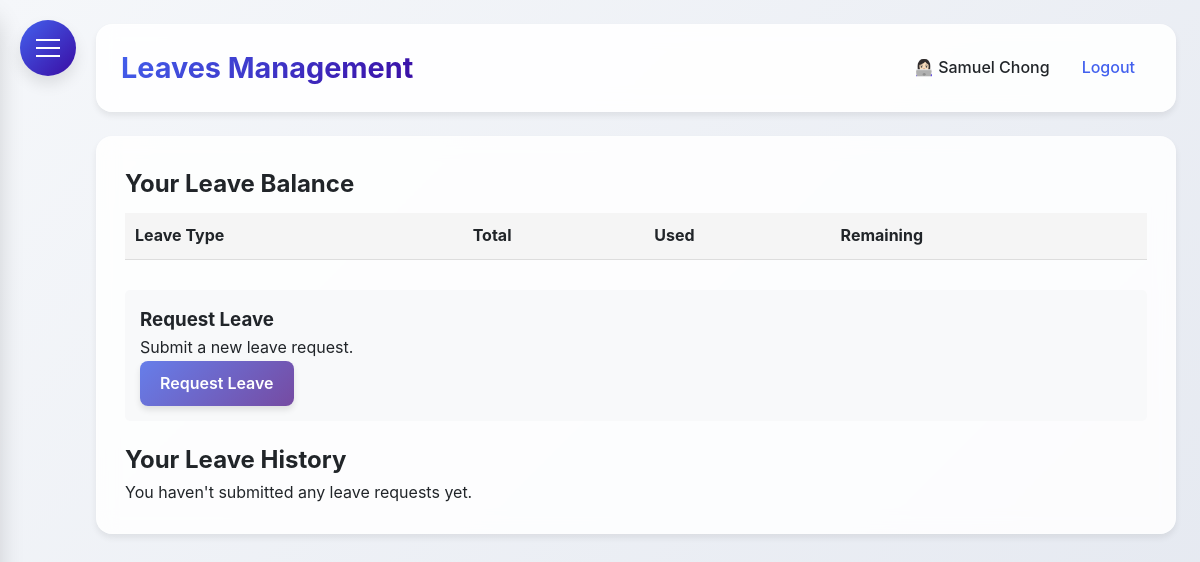
The app's page /leaves (signed in), older data.
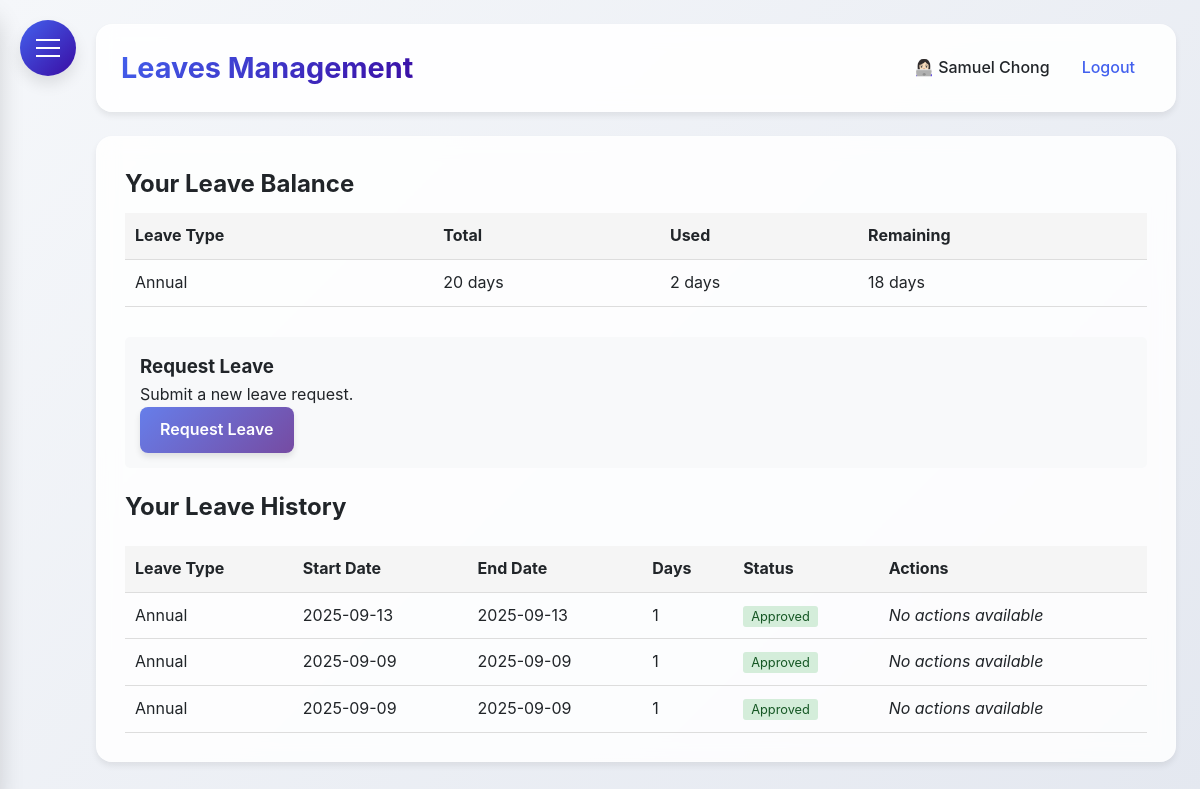
The same page, newer data.
### HerculesSystem.py (models this page shows, shortened)
class Employee(UserMixin, db.Model):
    id = db.Column(db.Integer, primary_key=True)
    username = db.Column(db.String(80), unique=True, nullable=False)
    password = db.Column(db.String(120), nullable=False)
    full_name = db.Column(db.String(120), nullable=False)
    email = db.Column(db.String(120), unique=True, nullable=False)
    nationality = db.Column(db.String(80), nullable=False)  # Added nationality
    employee_id = db.Column(db.String(80), unique=True, nullable=False)  # Added employee ID
    hire_date = db.Column(db.Date)
    is_admin = db.Column(db.Boolean, default=False)
    user_type = db.Column(db.String(20), default='employee')  # admin, supervisor, office, factory
    last_clock_in = db.Column(db.DateTime)
    last_clock_out = db.Column(db.DateTime)
    last_lunch_start = db.Column(db.DateTime)
    last_lunch_end = db.Column(db.DateTime)
    leave_balances = db.relationship('LeaveBalance', backref='employee_balance', lazy=True)

class LeaveBalance(db.Model):
    id = db.Column(db.Integer, primary_key=True)
    employee_id = db.Column(db.Integer, db.ForeignKey('employee.id'), nullable=False)
    leave_type = db.Column(db.String(20), nullable=False)  # annual, medical, unpaid
    total_days = db.Column(db.Integer, default=0)
    used_days = db.Column(db.Integer, default=0)
    remaining_days = db.Column(db.Integer, default=0)
    updated_at = db.Column(db.DateTime, default=datetime.utcnow)
    employee = db.relationship('Employee', backref=db.backref('employee_balances', lazy=True))

class LeaveRequest(db.Model):
    id = db.Column(db.Integer, primary_key=True)
    employee_id = db.Column(db.Integer, db.ForeignKey('employee.id'), nullable=False)
    start_date = db.Column(db.Date, nullable=False)
    end_date = db.Column(db.Date, nullable=False)
    leave_type = db.Column(db.String(50), nullable=False)
    compassionate_type = db.Column(db.String(50))
    reason = db.Column(db.Text)
    attachment_filename = db.Column(db.String(255))
    status = db.Column(db.String(20), default='pending')
    days_requested = db.Column(db.Integer, nullable=False)
    created_at = db.Column(db.DateTime, default=datetime.utcnow)
    approved_at = db.Column(db.DateTime)
    employee = db.relationship('Employee', backref=db.backref('leave_requests', lazy=True))

### HerculesSystem.py (the view)
@app.route('/leaves')
@login_required
def leaves():
    if current_user.user_type in ['admin', 'supervisor']:
        pending_requests = LeaveRequest.query.filter_by(status='pending').all()
        return render_template('leaves.html', pending_requests=pending_requests)
    else:
        user_requests = LeaveRequest.query.filter_by(employee_id=current_user.id).order_by(LeaveRequest.created_at.desc()).all()
        return render_template('leaves.html', user_requests=user_requests)

### templates/leaves.html (shortened to what this page needs)
{% extends "base.html" %}
{% block content %}
{% if current_user.user_type in ['admin', 'supervisor'] %}
<div style="display: flex; gap: 10px; margin-bottom: 20px;">
    <a href="{{ url_for('all_leaves') }}" class="btn" style="background: linear-gradient(135deg, #667eea 0%, #764ba2 100%);">
        All Leaves
    </a>
    <a href="{{ url_for('manage_leave_balances') }}" class="btn" style="background: linear-gradient(135deg, #4facfe 0%, #2986cc 100%);">
        Manage Leaves
    </a>
</div>
<h2>Pending Leave Requests</h2>
{% if pending_requests %}
<table class="pending-requests-table desktop-view" style="width: 100%; border-collapse: collapse; margin-top: 20px;">
    <thead>
        <tr style="background: #f5f5f5;">
            <th style="padding: 10px; text-align: left; border-bottom: 1px solid #ddd;">Employee</th>
            <th style="padding: 10px; text-align: left; border-bottom: 1px solid #ddd;">Leave Type</th>
            <th style="padding: 10px; text-align: left; border-bottom: 1px solid #ddd;">Start Date</th>
            <th style="padding: 10px; text-align: left; border-bottom: 1px solid #ddd;">End Date</th>
            <th style="padding: 10px; text-align: left; border-bottom: 1px solid #ddd;">Days</th>
            <th style="padding: 10px; text-align: left; border-bottom: 1px solid #ddd;">Reason</th>
            <th style="padding: 10px; text-align: left; border-bottom: 1px solid #ddd;">Attachment</th>
            <th style="padding: 10px; text-align: left; border-bottom: 1px solid #ddd;">Actions</th>
        </tr>
    </thead>
    <tbody>
        {% for request in pending_requests %}
        <tr>
            <td style="padding: 10px; border-bottom: 1px solid #ddd;">{{ request.employee.full_name }}</td>
            <td style="padding: 10px; border-bottom: 1px solid #ddd;">{{ request.leave_type|title }}</td>
            <td style="padding: 10px; border-bottom: 1px solid #ddd;">{{ request.start_date.strftime('%Y-%m-%d') }}</td>
            <td style="padding: 10px; border-bottom: 1px solid #ddd;">{{ request.end_date.strftime('%Y-%m-%d') }}</td>
            <td style="padding: 10px; border-bottom: 1px solid #ddd;">{{ request.days_requested }}</td>
            <td style="padding: 10px; border-bottom: 1px solid #ddd;">{{ request.reason }}</td>
            <td style="padding: 10px; border-bottom: 1px solid #ddd;">
                {% if request.attachment_filename %}
                    <a href="{{ url_for('download_attachment', filename=request.attachment_filename) }}" target="_blank" style="color: #4361ee; text-decoration: none;">
                        View Attachment
                    </a>
                {% else %}
                    None
                {% endif %}
            </td>
            <td style="padding: 10px; border-bottom: 1px solid #ddd;">
                <div style="display: flex; flex-direction: column; gap: 5px;">
                    <a href="{{ url_for('approve_leave', request_id=request.id) }}" class="btn btn-sm" style="background: linear-gradient(135deg, #28a745 0%, #20c997 100%);">
                        Approve
                    </a>
                    <a href="{{ url_for('reject_leave', request_id=request.id) }}" class="btn btn-sm" style="background: linear-gradient(135deg, #dc3545 0%, #fd7e14 100%);">
                        Reject
                    </a>
                </div>
            </td>
        </tr>
        {% endfor %}
    </tbody>
</table>
<div class="mobile-view" style="display: none;">
    {% for request in pending_requests %}
    <div style="border: 1px solid #ddd; border-radius: 5px; padding: 15px; margin-bottom: 15px;">
        <div style="margin-bottom: 10px;">
            <strong>Employee:</strong> {{ request.employee.full_name }}
        </div>
        <div style="margin-bottom: 10px;">
            <strong>Leave Type:</strong> {{ request.leave_type|title }}
        </div>
        <div style="margin-bottom: 10px;">
            <strong>Dates:</strong> {{ request.start_date.strftime('%Y-%m-%d') }} to {{ request.end_date.strftime('%Y-%m-%d') }}
        </div>
        <div style="margin-bottom: 10px;">
            <strong>Days:</strong> {{ request.days_requested }}
        </div>
        <div style="margin-bottom: 10px;">
            <strong>Reason:</strong> {{ request.reason }}
        </div>
        <div style="margin-bottom: 10px;">
            <strong>Attachment:</strong>
            {% if request.attachment_filename %}
                <a href="{{ url_for('download_attachment', filename=request.attachment_filename) }}" target="_blank" style="color: #4361ee; text-decoration: none;">
                    View Attachment
                </a>
            {% else %}
                None
            {% endif %}
        </div>
        <div style="display: flex; flex-direction: column; gap: 10px; margin-top: 15px;">
            <a href="{{ url_for('approve_leave', request_id=request.id) }}" class="btn btn-sm" style="background: linear-gradient(135deg, #28a745 0%, #20c997 100%);">
                Approve
            </a>
            <a href="{{ url_for('reject_leave', request_id=request.id) }}" class="btn btn-sm" style="background: linear-gradient(135deg, #dc3545 0%, #fd7e14 100%);">
                Reject
            </a>
        </div>
    </div>
    {% endfor %}
</div>
{% else %}
<p>No pending leave requests.</p>
{% endif %}
{% else %}
<h2>Your Leave Balance</h2>
<table style="width: 100%; border-collapse: collapse; margin-top: 10px; margin-bottom: 30px;">
    <thead>
        <tr style="background: #f5f5f5;">
            <th style="padding: 10px; text-align: left; border-bottom: 1px solid #ddd;">Leave Type</th>
            <th style="padding: 10px; text-align: left; border-bottom: 1px solid #ddd;">Total</th>
            <th style="padding: 10px; text-align: left; border-bottom: 1px solid #ddd;">Used</th>
            <th style="padding: 10px; text-align: left; border-bottom: 1px solid #ddd;">Remaining</th>
        </tr>
    </thead>
    <tbody>
        {% for balance in current_user.leave_balances %}
        <tr>
            <td style="padding: 10px; border-bottom: 1px solid #ddd;">{{ balance.leave_type|title }}</td>
            <td style="padding: 10px; border-bottom: 1px solid #ddd;">
                {% if balance.leave_type == 'unpaid' %}Unlimited{% else %}{{ balance.total_days }} days{% endif %}
            </td>
            <td style="padding: 10px; border-bottom: 1px solid #ddd;">{{ balance.used_days }} days</td>
            <td style="padding: 10px; border-bottom: 1px solid #ddd;">
                {% if balance.leave_type == 'unpaid' %}Unlimited{% else %}{{ balance.remaining_days }} days{% endif %}
            </td>
        </tr>
        {% endfor %}
    </tbody>
</table>
<div style="background: #f8f9fa; padding: 15px; border-radius: 5px; margin: 20px 0;">
    <h3>Request Leave</h3>
    <p>Submit a new leave request.</p>
    <a href="{{ url_for('request_leave') }}" class="btn" style="background: linear-gradient(135deg, #667eea 0%, #764ba2 100%);">
        Request Leave
    </a>
</div>
<h2>Your Leave History</h2>
{% if user_requests %}
<table style="width: 100%; border-collapse: collapse; margin-top: 20px;">
    <thead>
        <tr style="background: #f5f5f5;">
            <th style="padding: 10px; text-align: left; border-bottom: 1px solid #ddd;">Leave Type</th>
            <th style="padding: 10px; text-align: left; border-bottom: 1px solid #ddd;">Start Date</th>
            <th style="padding: 10px; text-align: left; border-bottom: 1px solid #ddd;">End Date</th>
            <th style="padding: 10px; text-align: left; border-bottom: 1px solid #ddd;">Days</th>
            <th style="padding: 10px; text-align: left; border-bottom: 1px solid #ddd;">Status</th>
            <th style="padding: 10px; text-align: left; border-bottom: 1px solid #ddd;">Actions</th>
        </tr>
    </thead>
    <tbody>
        {% for request in user_requests %}
        <tr>
            <td style="padding: 10px; border-bottom: 1px solid #ddd;">{{ request.leave_type|title }}</td>
            <td style="padding: 10px; border-bottom: 1px solid #ddd;">{{ request.start_date.strftime('%Y-%m-%d') }}</td>
            <td style="padding: 10px; border-bottom: 1px solid #ddd;">{{ request.end_date.strftime('%Y-%m-%d') }}</td>
            <td style="padding: 10px; border-bottom: 1px solid #ddd;">{{ request.days_requested }}</td>
            <td style="padding: 10px; border-bottom: 1px solid #ddd;">
                <span style="
                    padding: 3px 8px;
                    border-radius: 3px;
                    font-size: 0.8rem;
                    {% if request.status == 'approved' %}
                        background: #d4edda; color: #155724;
                    {% elif request.status == 'rejected' %}
                        background: #f8d7da; color: #721c24;
                    {% else %}
                        background: #fff3cd; color: #856404;
                    {% endif %}
                ">
                    {{ request.status|title }}
                </span>
            </td>
            <td style="padding: 10px; border-bottom: 1px solid #ddd;">
                {% if request.status == 'pending' %}
                <div style="display: flex; gap: 5px;">
                    <a href="{{ url_for('edit_leave', request_id=request.id) }}"
                       class="btn btn-sm" style="background: linear-gradient(135deg, #4facfe 0%, #00f2fe 100%);">
                        Edit
                    </a>
                    <a href="{{ url_for('delete_leave', request_id=request.id) }}"
                       class="btn btn-sm" style="background: linear-gradient(135deg, #dc3545 0%, #fd7e14 100%);"
                       onclick="return confirm('Are you sure you want to delete this leave request?')">
                        Delete
                    </a>
                </div>
                {% else %}
                <em>No actions available</em>
                {% endif %}
            </td>
        </tr>
        {% endfor %}
    </tbody>
</table>
{% else %}
<p>You haven't submitted any leave requests yet.</p>
{% endif %}
{% endif %}
{% endblock %}

### templates/base.html (shortened to what this page needs)
<!DOCTYPE html>
<html lang="en">
<head>
</head>
<body>
    <div class="hamburger-menu" id="hamburgerMenu">
        <span></span>
    </div>
    <div class="main-content" id="mainContent">
        <div class="header">
            <h1>{% block header %}Hercules HR{% endblock %}</h1>
            <div class="user-info">
                {% if current_user.is_authenticated %}
                <span>👩🏻‍💻 {{ current_user.full_name }}</span>
                <a href="{{ url_for('logout') }}">Logout</a>
                {% else %}
                <a href="{{ url_for('login') }}">Login</a>
                {% endif %}
            </div>
        </div>
        <div class="content">
            {% block content %}{% endblock %}
        </div>
    </div>
</body>
</html>

Row changes from the older to the newer data that the page shows:
added LeaveBalance: leave_type "Annual", total_days "20", used_days "2", remaining_days "18"
added LeaveRequest: leave_type "Annual", start_date "2025-09-13", end_date "2025-09-13", days_requested "1", status "Approved", shows "No actions available"
added LeaveRequest: leave_type "Annual", start_date "2025-09-09", end_date "2025-09-09", days_requested "1", status "Approved", shows "No actions available"
added LeaveRequest: leave_type "Annual", start_date "2025-09-09", end_date "2025-09-09", days_requested "1", status "Approved", shows "No actions available"
Text that changed along with them:
text no longer shown: "You haven't submitted any leave requests yet."
text now shown: "Leave Type Start Date End Date Days Status Actions"
